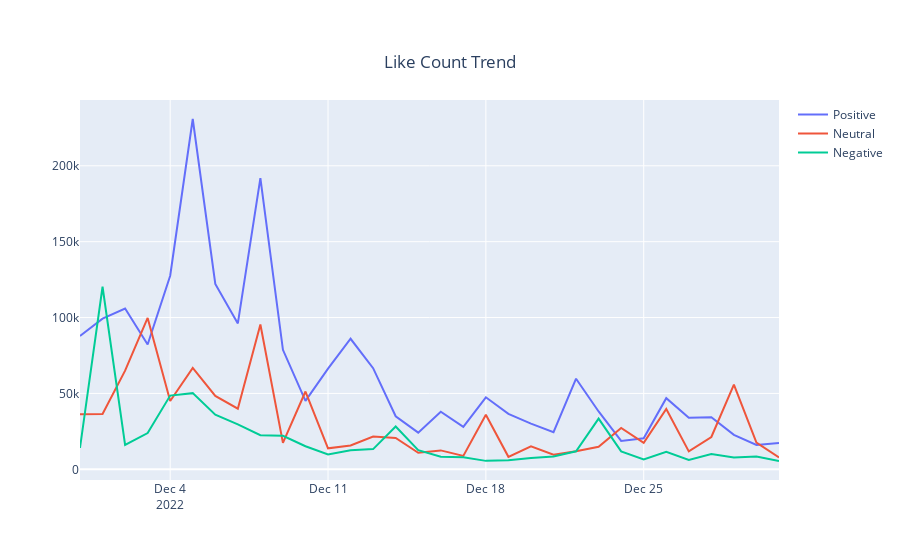

Write notebook code for a chart like this one.
### Code cell
fig=go.Figure()
fig.add_trace(go.Scatter(x=datadatepos.index,y=datadatepos['like_count'],name='Positive'))
fig.add_trace(go.Scatter(x=datadateneu.index,y=datadateneu['like_count'],name='Neutral'))
fig.add_trace(go.Scatter(x=datadateneg.index,y=datadateneg['like_count'],name='Negative'))
fig.update_layout(
    title={'text':"Like Count Trend",'y':0.9,
        'x':0.5,
        'xanchor': 'center',
        'yanchor': 'top'})
fig.show()
